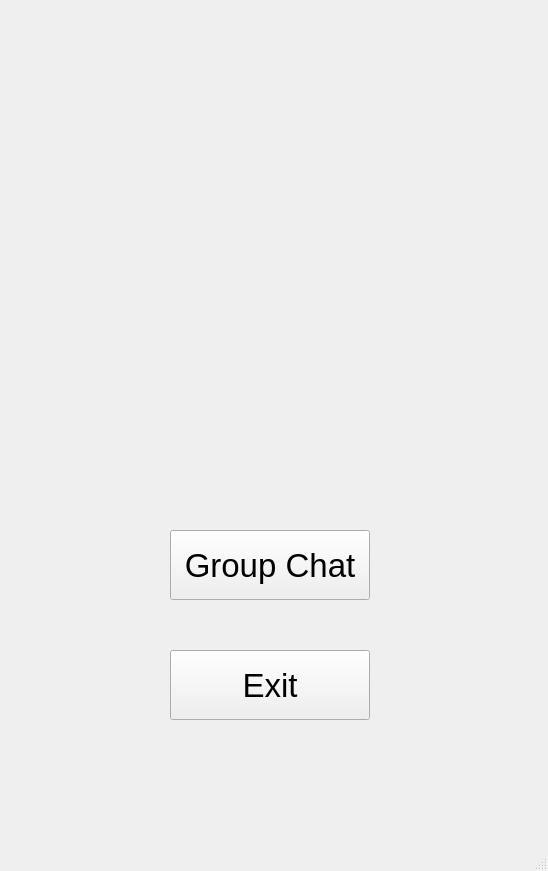
<?xml version="1.0" encoding="UTF-8"?>
<ui version="4.0">
 <class>MainWindow</class>
 <widget class="QMainWindow" name="MainWindow">
  <property name="geometry">
   <rect>
    <x>0</x>
    <y>0</y>
    <width>548</width>
    <height>871</height>
   </rect>
  </property>
  <property name="windowTitle">
   <string>MainWindow</string>
  </property>
  <property name="autoFillBackground">
   <bool>false</bool>
  </property>
  <property name="styleSheet">
   <string notr="true">background-image: url(:/截圖 2020-01-08 下午4.31.30.png);</string>
  </property>
  <widget class="QWidget" name="centralwidget">
   <widget class="QPushButton" name="pushButton">
    <property name="geometry">
     <rect>
      <x>170</x>
      <y>530</y>
      <width>200</width>
      <height>70</height>
     </rect>
    </property>
    <property name="font">
     <font>
      <pointsize>25</pointsize>
     </font>
    </property>
    <property name="styleSheet">
     <string notr="true"/>
    </property>
    <property name="text">
     <string>Group Chat</string>
    </property>
   </widget>
   <widget class="QPushButton" name="pushButton_2">
    <property name="geometry">
     <rect>
      <x>170</x>
      <y>650</y>
      <width>200</width>
      <height>70</height>
     </rect>
    </property>
    <property name="font">
     <font>
      <pointsize>25</pointsize>
     </font>
    </property>
    <property name="text">
     <string>Exit</string>
    </property>
   </widget>
  </widget>
  <widget class="QMenuBar" name="menubar">
   <property name="geometry">
    <rect>
     <x>0</x>
     <y>0</y>
     <width>548</width>
     <height>22</height>
    </rect>
   </property>
  </widget>
  <widget class="QStatusBar" name="statusbar"/>
 </widget>
 <resources/>
 <connections>
  <connection>
   <sender>pushButton_2</sender>
   <signal>clicked()</signal>
   <receiver>MainWindow</receiver>
   <slot>close()</slot>
   <hints>
    <hint type="sourcelabel">
     <x>273</x>
     <y>373</y>
    </hint>
    <hint type="destinationlabel">
     <x>396</x>
     <y>427</y>
    </hint>
   </hints>
  </connection>
 </connections>
</ui>
